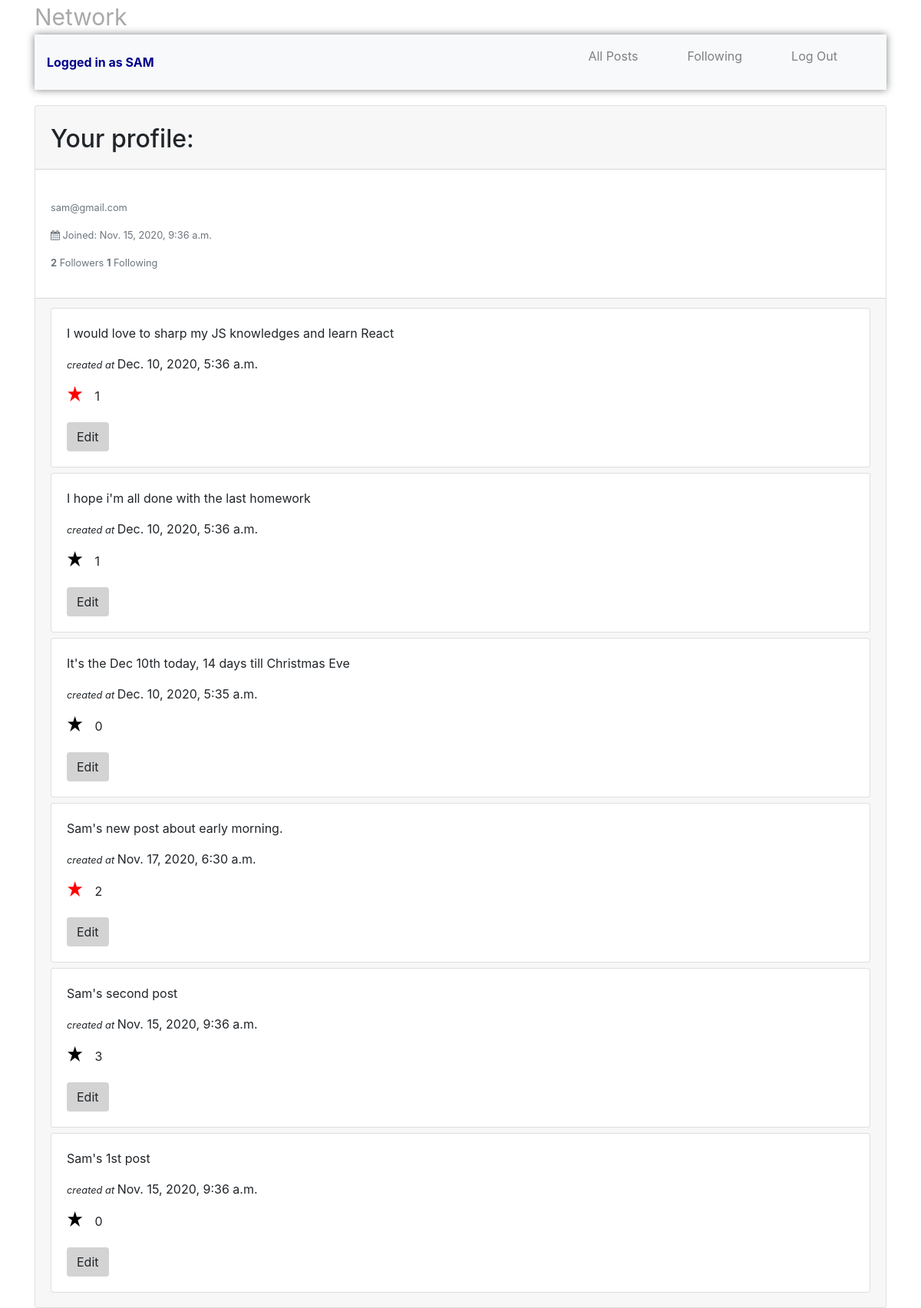
The page /profile/sam (signed in) on the database its author committed.
### network/models.py (models this page shows, shortened)
class User(AbstractUser):
    created = models.DateTimeField(default=datetime.now, blank=True)
    following = models.ManyToManyField("self", symmetrical=False, blank=True, related_name="followers")
    def __str__(self):
        return f"{self.username}"

class Post(models.Model):
    creator = models.ForeignKey(User, on_delete = models.PROTECT, related_name="comment_user")
    post = models.TextField(blank=False)
    created = models.DateTimeField(default=datetime.now, blank=True)
    likes = models.ManyToManyField(User, blank=True)

### network/views.py (the view)
# urls.py: path("profile/<str:username>", views.profile, name="profile"),
@login_required(login_url='login')
def profile(request, username):
    profile = User.objects.get(username=username)
    print(profile.following.all())
    print(profile.followers.all())
    posts = Post.objects.filter(creator=profile).order_by("-created")
    paged_posts = paginator(request, posts)
    return render(request, "network/profile.html", {
        "username": profile,
        "posts": paged_posts,
    })

### network/views.py (called while the page is built)
def paginator(request, all_posts):
    paginator = Paginator(all_posts, 10)
    page = request.GET.get("page")
    paged_posts = paginator.get_page(page)
    return paged_posts

### network/templates/network/profile.html (shortened to what this page needs)
{% extends "network/layout.html" %}
{% load static %}
{% block body %}
    <div class="card" style="margin-top: 20px;">
        <div class="card-header">
            <h5 class="card-title">
                {% if user.is_authenticated and user == username %}
                    <h2>Your profile:</h2>
                {% endif %}
            </h5>
        </div>
        <div class="card-body">
            <p class="card-text"><small class="text-muted">
                <p>{{username.email }}</p>
                <p>
                    <i class="fa fa-calendar" aria-hidden="true"></i>
                    Joined: {{ username.created }}
                </p>
                <div>
                    <p>
                        <b>{{ username.followers.all | length }}</b> Followers
                        <b>{{ username.following.all | length }}</b> Following
                    </p>
                </div>
            </small></p>
        </div>
        <div class="card-footer">
            {% if user.is_authenticated %}
                {% if posts %}
                    {% for post in posts %}
                        <div class="posts">
                            <div class="card">
                                <div class="card-body">
                                <p class="card-text" id="post-content-{{ post.id }}">{{ post.post }}</p>
                                <p class="card-text"><small><i>created at </i></small> {{ post.created }}</p>
                                <p class="card-text">
                                    <svg viewBox="0 0 300 300"
                                        width="2em"
                                        height="2em"
                                        xmlns="http://www.w3.org/2000/svg"
                                        id = {{ post.id }}
                                        data-like={{ post.id }}
                                        class="star"
                                        fill="
                                            {% if user in post.likes.all %}
                                            red
                                            {% else %}
                                            black
                                            {% endif %}">
                                        <polygon points="100,10 40,198 190,78 10,78 160,198"/>
                                    </svg>
                                    <span id="like-count-{{ post.id }}">{{ post.likes.all|length }}</span>
                                </p>
                                {% if user.is_authenticated and user == post.creator %}
                                    <button type="button" class="btn edit-btn" data-post="{{ post.id }}" id="edit-btn-{{ post.id }}">Edit</button>
                                {% endif %}
                                </div>
                            </div>
                        </div>
                    {% endfor %}
                {% else %}
                    <p>You did not create any posts yet, please add one...</p>
                {% endif %}
            {% endif %}
        </div>
    </div>
{% endblock %}

### network/templates/network/layout.html (shortened to what this page needs)
{% load static %}
<!DOCTYPE html>
<html lang="en">
    <head>
        <link rel="stylesheet" href="https://stackpath.bootstrapcdn.com/bootstrap/4.4.1/css/bootstrap.min.css">
        <link href="{% static 'network/styles.css' %}" rel="stylesheet">
        <link rel="stylesheet" href="https://stackpath.bootstrapcdn.com/font-awesome/4.7.0/css/font-awesome.min.css">
    </head>
    <body>
        <div class="container">
            <a class="project-name" href="{% url 'index' %}">Network</a>
            <nav class="navbar navbar-expand-lg navbar-light bg-light  justify-content-between">
                {% if user.is_authenticated %}
                    <a href="{% url 'index' %}" class="author-name"><strong>Logged in as {{ user.username | upper }}</strong></a>
                {% endif %}
                <div>
                    <ul class="navigation">
                        <li class="nav-item">
                            <a class="nav-link" href="{% url 'index' %}">All Posts</a>
                        </li>
                        {% if user.is_authenticated %}
                            <li class="nav-item">
                                <a class="nav-link current" href="{% url 'following' %}">Following</a>
                            </li>
                            <li class="nav-item">
                                <a class="nav-link" href="{% url 'logout' %}">Log Out</a>
                            </li>
                        {% endif %}
                    </ul>
                </div>
            </nav>
            <div class="body">
                {% block body %}
                {% endblock %}
            </div>
        </div>
    </body>
</html>

### network/static/network/styles.css (style rules this page uses)
.project-name { color: darkgray; font-size: 30px; }
.posts { margin-bottom: 7px; }
.navbar { box-shadow: 0px 0px 10px gray !important; }
.navigation { display: flex; }
.nav-item { list-style: none; margin-right: 2rem; }
.nav-item a { text-decoration: none; color: gray; }
button.edit-btn, .new-post-btn, form.post-changes-btn { background-color: lightgray; }
.author-name { color: darkblue !important; text-decoration: none !important; }

### rows shown on the page
User: username "SAM", created "Nov. 15, 2020, 9:36 a.m.", followers.all|length "2", following.all|length "1"
Post: post "I would love to sharp my JS knowledges and learn React", created "Dec. 10, 2020, 5:36 a.m.", likes.all|length "1"
Post: post "I hope i'm all done with the last homework", created "Dec. 10, 2020, 5:36 a.m.", likes.all|length "1"
Post: post "It's the Dec 10th today, 14 days till Christmas Eve", created "Dec. 10, 2020, 5:35 a.m.", likes.all|length "0"
Post: post "Sam's new post about early morning.", created "Nov. 17, 2020, 6:30 a.m.", likes.all|length "2"
Post: post "Sam's second post", created "Nov. 15, 2020, 9:36 a.m.", likes.all|length "3"
Post: post "Sam's 1st post", created "Nov. 15, 2020, 9:36 a.m.", likes.all|length "0"
